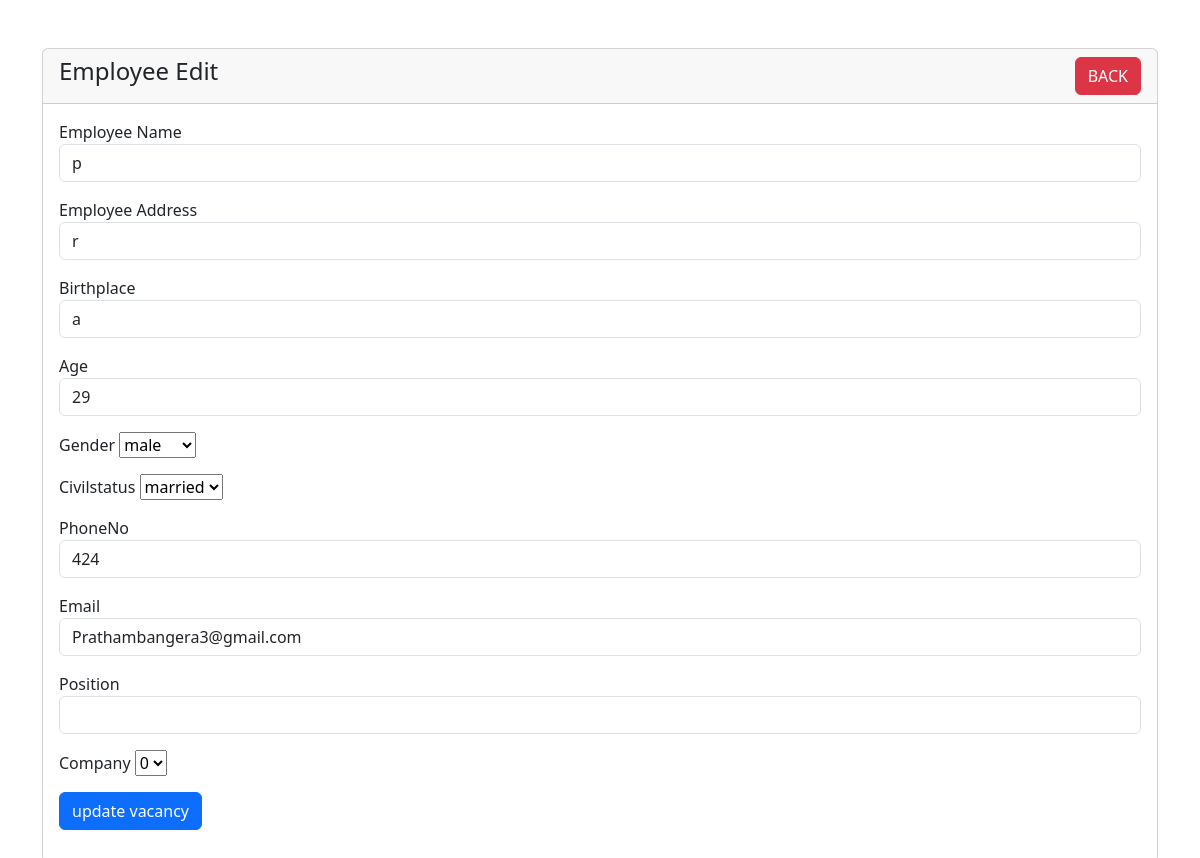
Page /employeeedit.php?id=101 on the committed database.
### tables this page shows
CREATE TABLE `tblemployees` (
  `id` int(11) NOT NULL,
  `name` varchar(50) NOT NULL,
  `address` varchar(90) NOT NULL,
  `birthplace` varchar(90) NOT NULL,
  `age` int(11) NOT NULL,
  `gender` varchar(30) NOT NULL,
  `civilstatus` varchar(30) NOT NULL,
  `phoneno` varchar(40) NOT NULL,
  `email` varchar(90) NOT NULL,
  `position` varchar(50) NOT NULL,
  `companyid` int(11) NOT NULL
);

### employeeedit.php (the view, shortened to what this page needs)
<?php
require 'index.php';
?>
<!doctype html>
<html lang="en">
  <head>
    <link href="css/bootstrap.min.css" rel="stylesheet">
</head>
<body>
    <div class="container mt-5">
        <div class="row">
            <div class="col-md-12">
                <div class="card">
                    <div class="card-header">
                        <h4>Employee Edit
                            <a href="employee.php" class="btn btn-danger float-end">BACK</a>
                        </h4>
                    </div>
                    <div class="card-body">
                        <?php
                        if(isset($_GET['id']))
                        {
                            $id = $_GET['id'];
                            $query = "SELECT * FROM tblemployees WHERE id='$id' ";
                            $query_run = mysqli_query($conn, $query);
                            if(mysqli_num_rows($query_run) > 0)
                            {
                                $vacancy = mysqli_fetch_array($query_run);
                                ?>
                                <form action="employeecode.php" method="POST">
                            <div class="mb-3">
                                <label>Employee Name</label>
                                <input type="text" name="name" value="<?= $vacancy['name']; ?>" class="form-control" required>
                            </div>
                            <div class="mb-3">
                                <label>Employee Address</label>
                                <input type="text" name="address" value="<?= $vacancy['address']; ?>" class="form-control"required>
                            </div>
                            <div class="mb-3">
                                <label>Birthplace</label>
                                <input type="text" name="birthplace" value="<?= $vacancy['birthplace']; ?>" class="form-control"required>
                            </div>
							<div class="mb-3">
                                <label>Age</label>
                                <input type="number" name="age" value="<?= $vacancy['age']; ?>" class="form-control"required>
                            </div>
							<div class="mb-3">
                                <label>Gender</label>
                                <select name="gender" id="gender"required>
                                <option><?= $vacancy['gender']; ?></option>
							</select>
                            </div>
							<div class="mb-3">
                                <label>Civilstatus</label>
                                <select name="civilstatus" id="civilstatus"required>
                                <option><?= $vacancy['civilstatus']; ?></option>
							</select>
                            </div>
							<div class="mb-3">
                                <label>PhoneNo</label>
                                <input type="tel" name="phoneno" value="<?= $vacancy['phoneno']; ?>" class="form-control"required>
                            </div>
							<div class="mb-3">
                                <label>Email</label>
                                <input type="email" name="email"  value="<?= $vacancy['email']; ?>" class="form-control"required>
                            </div>
							<div class="mb-3">
                                <label>Position</label>
                                <input type="text" name="position" value="<?= $vacancy['position']; ?>" class="form-control"required>
                            </div>
							<div class="mb-3">
                                <label>Company</label>
									<select name="companyid"required>
									<option><?= $vacancy['companyid']; ?></option>
								</select>
							</div>
                            <div class="mb-3">
                                <button type="submit" name="update_employee" value="<?=$vacancy['id'];?>" class="btn btn-primary">update vacancy</button>
                            </div>
                                </form>
                                <?php
                            }
                            else
                            {
                                echo "<h4>No Such Id Found</h4>";
                            }
                        }
                        ?>
                    </div>
                </div>
            </div>
        </div>
    </div>
</body>
</html>

### rows in the picture
tblemployees: name "p", address "r", birthplace "a", age "29", gender "male", civilstatus "married", phoneno "424", email "Prathambangera3@gmail.com", companyid "0"
